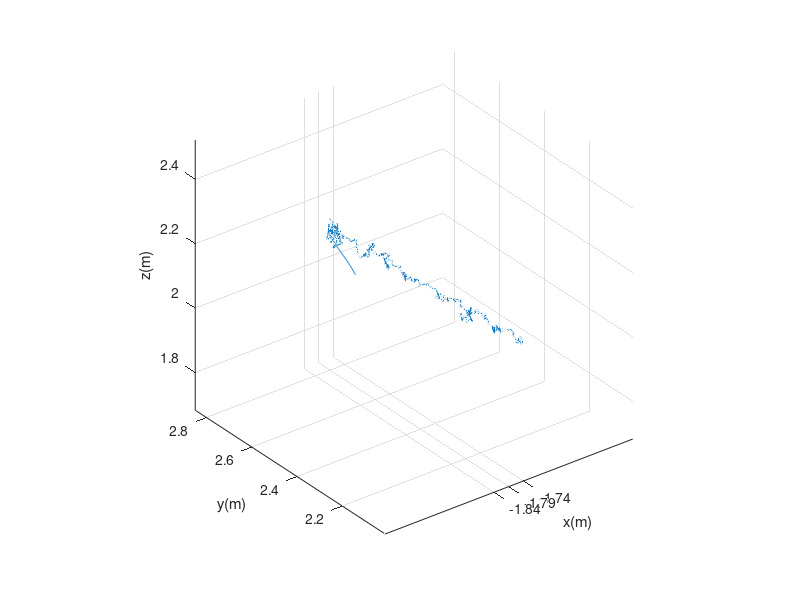

The MATLAB script that drew this image:
tData = load('statesamples.txt');
[len,x] = size(tData);
figure;
plot3 (tData(1000:len,1), tData(1000:len,2),tData(1000:len,3));

xlabel('x(m)')
ylabel('y(m)')
zlabel('z(m)')
grid on
axis square
axis equal
set(gca,'XTick',-1.84:0.05:-1.74);